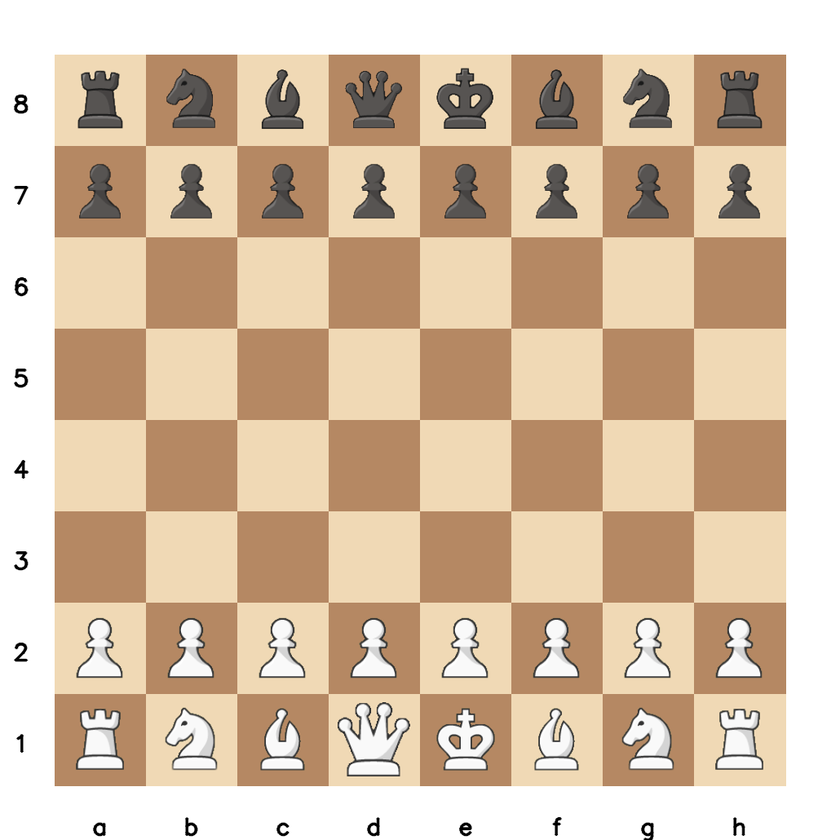
#> input picture fen_reconstructed.png, 840 x 840 px, shrunk from 1030 x 1030 before the run
$ python -i detection.py   (imports and definitions only)
#> lines starting #> are read from the running program, lines starting #| are printed output that depends on the picture; after the words box and inside, x2 and y2 are one past the last pixel; in counts of white or black regions, pixels touching at a corner belong together
#> further down, picture is the input picture: shape (840, 840, 3); mean B, G, R 167.3, 192.2, 215.5
import cv2
import numpy as np


def detect_pieces(
    img, polarity="dark", gray_thresh=100, min_area_ratio=0.0005, max_area_ratio=0.05
):
    if polarity == "dark":
        return detect_dark_contours(img, gray_thresh, min_area_ratio, max_area_ratio)
    else:
        return detect_light_contours(img, gray_thresh, min_area_ratio, max_area_ratio)


def detect_dark_contours(
    img, gray_thresh=100, min_area_ratio=0.0005, max_area_ratio=0.05
):
#> called with gray_thresh = 100, min_area_ratio = 0.0005, max_area_ratio = 0.05
    h, w = img.shape[:2]
#> h = 840; w = 840
    gray = cv2.cvtColor(img, cv2.COLOR_BGR2GRAY)
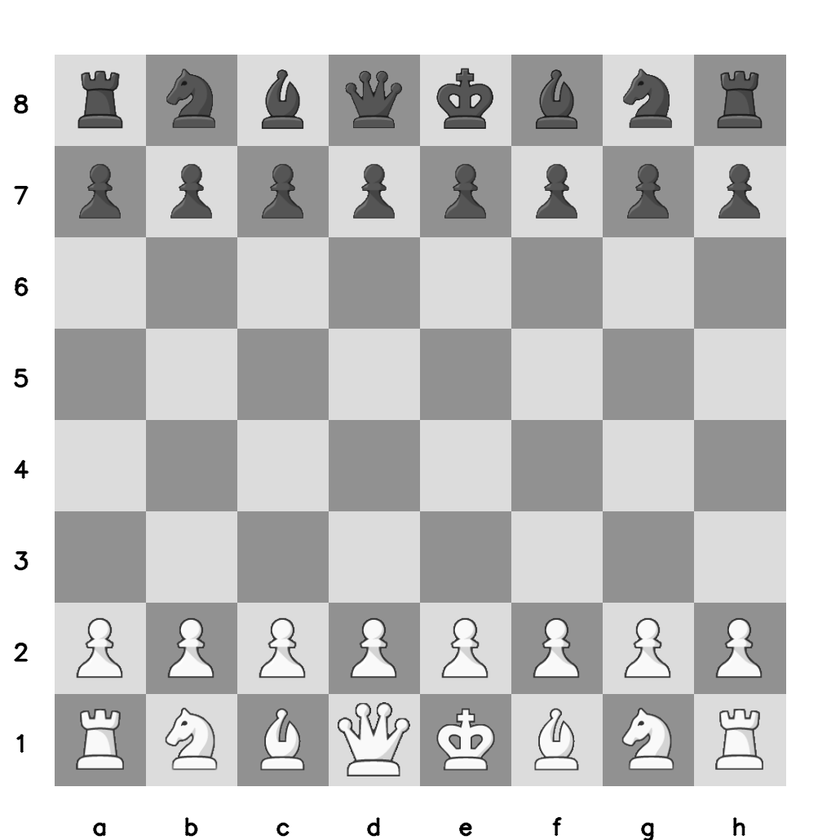
#> gray: shape (840, 840); min 0, max 255, mean 196.3
    _, th = cv2.threshold(gray, gray_thresh, 255, cv2.THRESH_BINARY_INV)
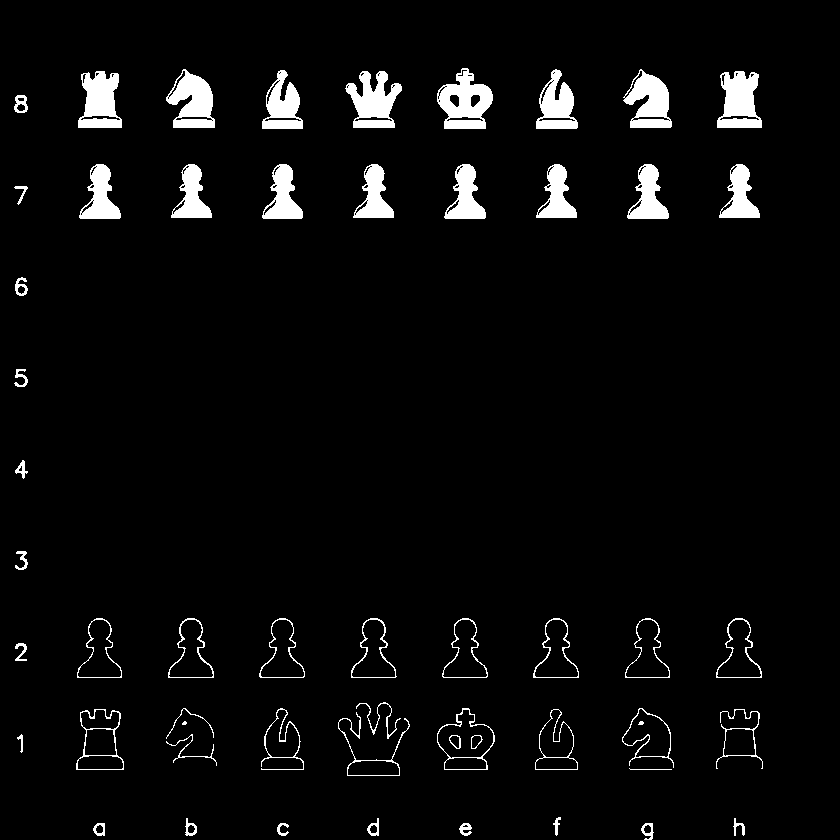
#> th: shape (840, 840); 4.3% white; 55 white regions (2 under 20 px), largest, box (x1, y1, x2, y2) and area: (437, 68, 493, 129) 2007, (345, 71, 402, 128) 1866, (717, 71, 762, 128) 1788

    kernel = cv2.getStructuringElement(cv2.MORPH_ELLIPSE, (5, 5))
    opened = cv2.morphologyEx(th, cv2.MORPH_OPEN, kernel, iterations=1)
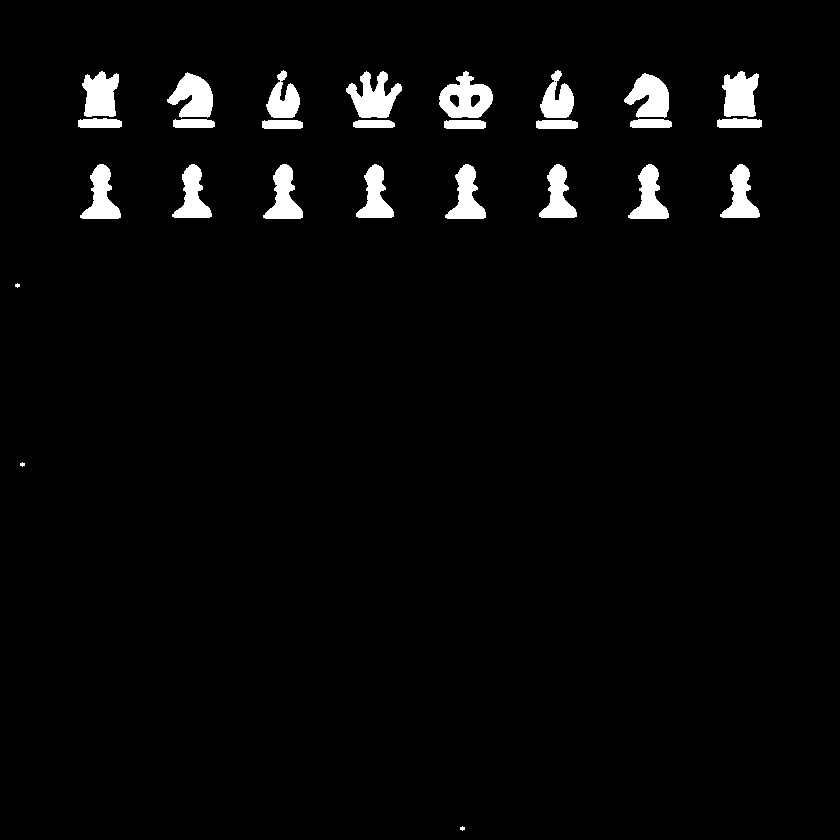
#> opened: shape (840, 840); 3.1% white; 27 white regions (3 under 20 px), largest, box (x1, y1, x2, y2) and area: (439, 71, 493, 118) 1525, (346, 71, 402, 118) 1467, (167, 72, 213, 118) 1337
    closed = cv2.morphologyEx(opened, cv2.MORPH_CLOSE, kernel, iterations=1)
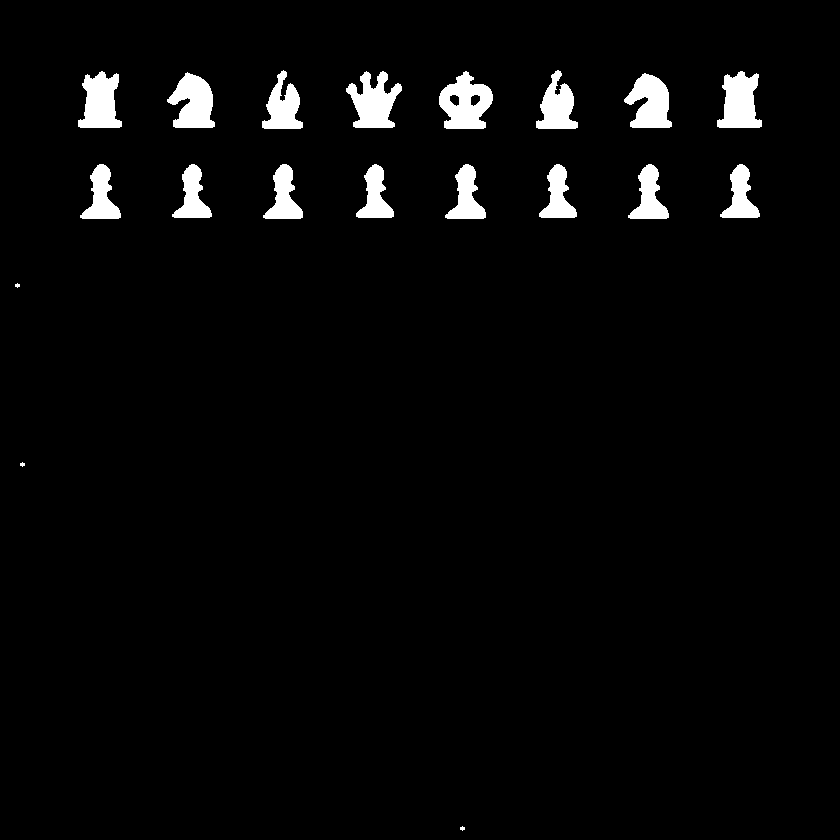
#> closed: shape (840, 840); 3.2% white; 19 white regions (3 under 20 px)

    contours, _ = cv2.findContours(closed, cv2.RETR_EXTERNAL, cv2.CHAIN_APPROX_SIMPLE)
#> contours = 19 contours, 3 with area under 20; largest, box (x1, y1, x2, y2) and area: (439, 71, 493, 129) 2035, (346, 71, 402, 128) 1741, (167, 72, 215, 128) 1678, (717, 71, 762, 128) 1671, (78, 71, 122, 128) 1636

    min_area = min_area_ratio * (w * h)
#> min_area = 352.8
    max_area = max_area_ratio * (w * h)
#> max_area = 35280

    boxes = []
    for c in contours:
        x, y, ww, hh = cv2.boundingRect(c)
        area = ww * hh
        if area < min_area or area > max_area:
            continue
        boxes.append((x, y, ww, hh, area))
#> this loop made 19 passes
#> (x, y, ww, hh, area) on passes 1 to 12: (460, 826, 5, 5, 25), (20, 462, 5, 5, 25), (15, 283, 5, 5, 25), (720, 164, 40, 54, 2160), (628, 164, 41, 55, 2255), (539, 164, 38, 54, 2052), (445, 164, 41, 55, 2255), (356, 164, 38, 54, 2052), (263, 164, 40, 55, 2200), (172, 164, 40, 54, 2160), (80, 164, 41, 55, 2255), (624, 73, 48, 55, 2640)
#> after the loop, boxes = 16 items, first 6: (720, 164, 40, 54, 2160), (628, 164, 41, 55, 2255), (539, 164, 38, 54, 2052), (445, 164, 41, 55, 2255), (356, 164, 38, 54, 2052), (263, 164, 40, 55, 2200)

    boxes = sorted(boxes, key=lambda b: (b[0], b[1]))
#> boxes = 16 items, first 6: (78, 71, 44, 57, 2508), (80, 164, 41, 55, 2255), (167, 72, 48, 56, 2688), (172, 164, 40, 54, 2160), (262, 70, 41, 59, 2419), (263, 164, 40, 55, 2200)
    return boxes, closed


def detect_light_contours(
    img, gray_thresh=155, min_area_ratio=0.0005, max_area_ratio=0.05
):
    h, w = img.shape[:2]
    gray = cv2.cvtColor(img, cv2.COLOR_BGR2GRAY)
    _, th = cv2.threshold(gray, gray_thresh, 255, cv2.THRESH_BINARY)

    kernel = cv2.getStructuringElement(cv2.MORPH_ELLIPSE, (5, 5))
    opened = cv2.morphologyEx(th, cv2.MORPH_OPEN, kernel, iterations=1)
    closed = cv2.morphologyEx(opened, cv2.MORPH_CLOSE, kernel, iterations=1)

    contours, _ = cv2.findContours(closed, cv2.RETR_EXTERNAL, cv2.CHAIN_APPROX_SIMPLE)

    min_area = min_area_ratio * (w * h)
    max_area = max_area_ratio * (w * h)

    boxes = []
    for c in contours:
        x, y, ww, hh = cv2.boundingRect(c)
        area = ww * hh
        if area < min_area or area > max_area:
            continue
        boxes.append((x, y, ww, hh, area))

    boxes = sorted(boxes, key=lambda b: (b[0], b[1]))
    return boxes, closed


def get_rank_for_y(y, h):
    rank_height = h / 8.0
    return int(y // rank_height)


def filter_by_rank(boxes, img_height, target_rank):
    filtered = []
    for b in boxes:
        x, y, ww, hh, area = b
        rank = get_rank_for_y(y + hh / 2, img_height)
        if rank == target_rank:
            filtered.append(b)
    return filtered

>>> import cv2
>>> picture = cv2.imread('../fen_reconstructed.png')
>>> result = detect_pieces(picture)
